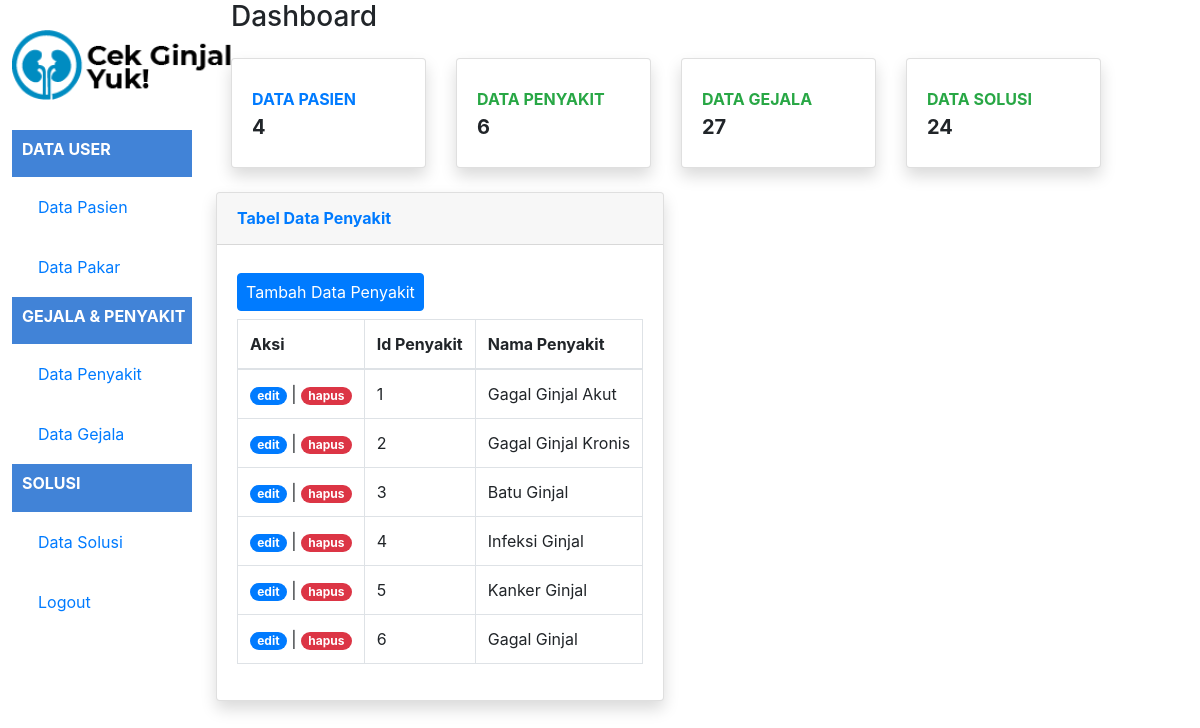
The page /indexPenyakit.php (signed in) on the database its author committed.
### tables this page shows
CREATE TABLE `penyakit` (
  `id_penyakit` int(11) NOT NULL,
  `penyakit` varchar(100) NOT NULL
);

### indexPenyakit.php (the view, shortened to what this page needs)
<?php
include "function.php";
$queryPenyakit = mysqli_query($koneksi, "SELECT * FROM penyakit");
$jumlahPasien = mysqli_query($koneksi, "SELECT COUNT('id_user') as jml_pasien FROM user WHERE role='1'");
$pasien = mysqli_fetch_assoc($jumlahPasien);
$jumlahPenyakit = mysqli_query($koneksi, "SELECT COUNT('id_penyakit') as jml_penyakit FROM penyakit");
$penyakit = mysqli_fetch_assoc($jumlahPenyakit);
$jumlahGejala = mysqli_query($koneksi, "SELECT COUNT('id_gejala') as jml_gejala FROM gejala");
$gejala = mysqli_fetch_assoc($jumlahGejala);
$jumlahSolusi = mysqli_query($koneksi, "SELECT COUNT('id_solusi') as jml_solusi FROM solusi");
$solusi = mysqli_fetch_assoc($jumlahSolusi);
?>
<!DOCTYPE html>
<html lang="en">
<head>
    <link rel="stylesheet" href="styles.css">
    <link
        rel="stylesheet"
        href="https://stackpath.bootstrapcdn.com/bootstrap/4.4.1/css/bootstrap.min.css"
/>
</head>
<body >
    <div class="kiri">
        <section class="logo">
            <img src="gambar/logo.png" alt="logo" height="70px" />
        </section>
        <div class="sidebar-heading">
            <h5 class="font-weight-bold text-white text-uppercase teks">Data User</h5>
        </div>
        <section class="isi">
            <a class="nav-link" href="indexAdmin.php">
            <span>Data Pasien</span></a>
        </section>
        <section class="isi">
            <a class="nav-link" href="indexPakar.php">
            <span>Data Pakar</span></a>
        </section>
        <div class="sidebar-heading">
            <h5 class="font-weight-bold text-white text-uppercase teks">Gejala & Penyakit</h5>
        </div>
        <section class="isi">
            <a class="nav-link" href="indexPenyakit.php">
            <span>Data Penyakit</span>
            </a>
        </section>
        <section class="isi">
            <a class="nav-link" href="indexGejala.php">
            <span>Data Gejala</span>
            </a>
        </section>
        <div class="sidebar-heading">
            <h5 class="font-weight-bold text-white text-uppercase teks">Solusi</h5>
        </div>
        <section class="isi">
            <a class="nav-link" href="indexSolusi.php">
            <span>Data Solusi</span>
            </a>
        </section>
        <section class="isi">
            <a class="nav-link" href="logout.php">
            <span>Logout</span>
            </a>
        </section>
    </div>
    <div class="kanan">
    <div class="container-fluid">
        <div class="d-sm-flex align-items-center justify-content-between mb-4">
            <h1 class="h3 mb-0 text-gray-800">Dashboard</h1>
        </div>
    <div class="row">
    <div class="col-xl-3 col-md-6 mb-4">
        <div class="card border-left-primary shadow h-100 py-2">
            <div class="card-body">
                <div class="row no-gutters align-items-center">
                    <div class="col mr-2">
                        <div class="text-xs font-weight-bold text-primary text-uppercase mb-1">Data Pasien</div>
                        <div class="h5 mb-0 font-weight-bold text-gray-800"><?= $pasien['jml_pasien']; ?></div>
                    </div>
                </div>
            </div>
        </div>
    </div>
    <div class="col-xl-3 col-md-6 mb-4">
        <div class="card border-left-success shadow h-100 py-2">
            <div class="card-body">
                <div class="row no-gutters align-items-center">
                    <div class="col mr-2">
                        <div class="text-xs font-weight-bold text-success text-uppercase mb-1">Data Penyakit</div>
                        <div class="h5 mb-0 font-weight-bold text-gray-800"><?= $penyakit['jml_penyakit']; ?></div>
                    </div>
                </div>
            </div>
        </div>
    </div>
    <div class="col-xl-3 col-md-6 mb-4">
        <div class="card border-left-info shadow h-100 py-2">
            <div class="card-body">
                <div class="row no-gutters align-items-center">
                    <div class="col mr-2">
                        <div class="text-xs font-weight-bold text-success text-uppercase mb-1">Data Gejala</div>
                        <div class="h5 mb-0 font-weight-bold text-gray-800"><?= $gejala['jml_gejala']; ?></div>
                    </div>
                </div>
            </div>
        </div>
    </div>
    <div class="col-xl-3 col-md-6 mb-4">
        <div class="card border-left-warning shadow h-100 py-2">
            <div class="card-body">
                <div class="row no-gutters align-items-center">
                    <div class="col mr-2">
                        <div class="text-xs font-weight-bold text-success text-uppercase mb-1">Data Solusi</div>
                        <div class="h5 mb-0 font-weight-bold text-gray-800"><?= $solusi['jml_solusi']; ?></div>
                    </div>
                </div>
            </div>
        </div>
    </div>
    <div class="card shadow mb-12">
        <div class="card-header py-3">
            <h6 class="m-0 font-weight-bold text-primary">Tabel Data Penyakit</h6>
        </div>
        <div class="card-body">
            <form method="post" encytpe="multipart/form-data">
                <table class="table table-bordered" id="dataTable" width="100%" cellspacing="0">
                    <thead>
                        <tr>
                            <th>Aksi</th>
                            <th>Id Penyakit</th>
                            <th>Nama Penyakit</th>
                        </tr>
                    </thead>
                <tbody>
                    <?php while ($data = mysqli_fetch_assoc($queryPenyakit)) { ?>
                    <tr>
                        <td>
                        <a class="badge badge-pill badge-primary" href="ubahPenyakit.php?id_penyakit=<?php echo $data["id_penyakit"]; ?>">edit</a> |
                        <a href="function.php?act=hapusPenyakit&id_penyakit=<?= $data['id_penyakit']; ?>" onclick="return confirm('Yakin ingin menghapus data?');" class="badge badge-pill badge-danger">hapus</a>
                        </td>
                        <td><?= $data['id_penyakit']; ?></td>
                        <td><?= $data['penyakit']; ?></td>
                    </tr>
                    <?php } ?>
                </tbody>
                <a href="tambahPenyakit.php" class="btn btn-primary my-2 px-2">Tambah Data Penyakit</a>
                </table>
            </form>
        </div>
    </div>
    </div>
</div>
</div>
</body>
</html>

### styles.css (style rules this page uses)
body { margin: 0; font-family: 'Franklin Gothic Medium'; }
.kiri { margin: 1%; margin-top: auto; width: 15%; height: auto; border-radius: 5px 5px 5px 5px; float: left; }
.kanan { margin: 1%; margin-top: auto; width: 75%; height: auto; float: left; }
.logo { display: flex; margin-top: 30px; margin-bottom: 30px; align-content: center; }
.teks { font-size: medium; }
.isi { text-align: center; padding: 10px; color: #4183D7; }
.sidebar-heading { color: #ffff; background-color: #4183D7; padding-left: 10px; padding-bottom: 10px; padding-top: 10px; }
.nav-link { text-align: left; }

### rows shown on the page
penyakit: id_penyakit "1", penyakit "Gagal Ginjal Akut"
penyakit: id_penyakit "2", penyakit "Gagal Ginjal Kronis"
penyakit: id_penyakit "3", penyakit "Batu Ginjal"
penyakit: id_penyakit "4", penyakit "Infeksi Ginjal"
penyakit: id_penyakit "5", penyakit "Kanker Ginjal"
penyakit: id_penyakit "6", penyakit "Gagal Ginjal"

### other values the page prints
$pasien['jml_pasien'] "4"
$penyakit['jml_penyakit'] "6"
$gejala['jml_gejala'] "27"
$solusi['jml_solusi'] "24"
